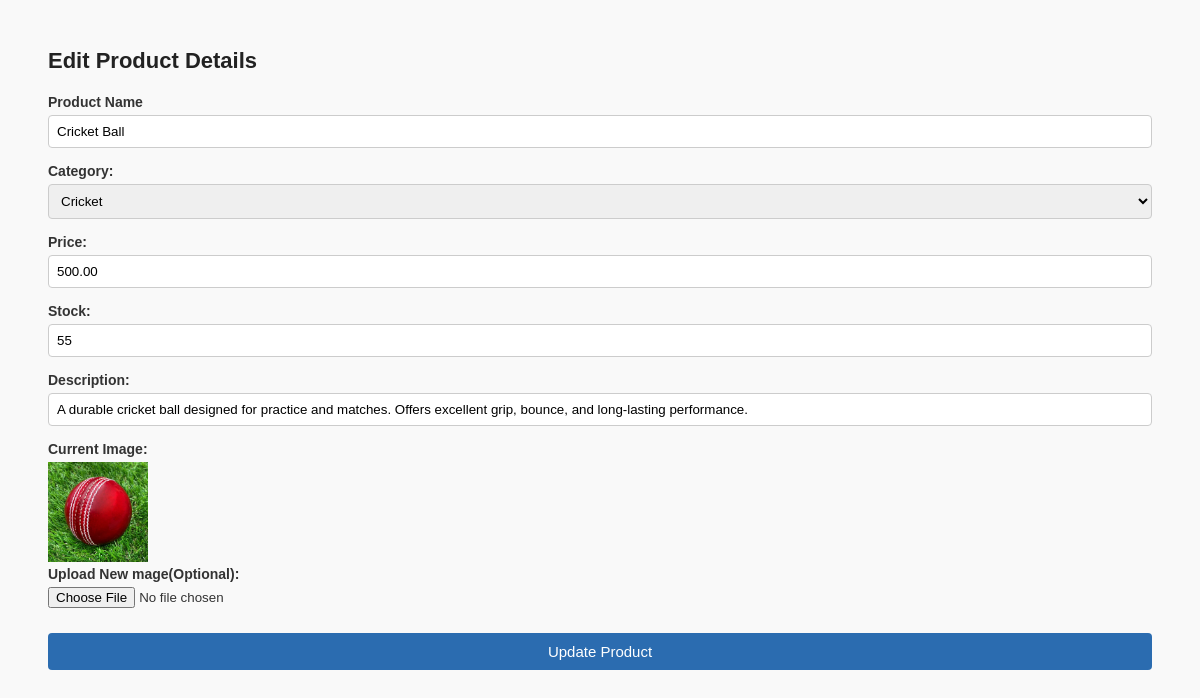
The app's page /view/admin/update_products.php?product_id=2 (signed in) with its own data.
### tables this page shows
CREATE TABLE `products` (
  `product_id` int(11) NOT NULL,
  `product_name` varchar(255) NOT NULL,
  `category` varchar(100) NOT NULL,
  `price` decimal(10,2) NOT NULL,
  `stock` int(11) NOT NULL,
  `description` text DEFAULT NULL,
  `product_image` varchar(255) NOT NULL
);

### view/admin/update_products.php (the view, shortened to what this page needs)
<?php
include '../../config/connection.php';
$product=null;
if (isset($_GET['product_id']) && !empty($_GET['product_id'])) {
    $product_id = $_GET['product_id'];
    $fetch_sql = "SELECT * from products where product_id=?";
    if ($stmt = $conn->prepare($fetch_sql)) {
        $stmt->bind_param('i', $product_id);
        $stmt->execute();
        $result = $stmt->get_result();
        $product = $result->fetch_assoc();
    }
}
?>
<!DOCTYPE html>
<html lang="en">
<head>
    <link rel="stylesheet"  href="../../assets/css/update_products.css">
</head>
<body>
    <h2>Edit Product Details</h2>
    <form action="update_products.php" method="POST" enctype="multipart/form-data">
        <div class="form-group">
            <label>Product Name</label>
            <input type="text" name="product_name" value="<?php echo $product['product_name']; ?>">
        </div>
        <div class="form-group">
            <label>Category:</label>
            <select name="category">
                <option value="Cricket" <?php if ($product['category'] == 'Cricket') echo 'selected'; ?>>Cricket</option>
            </select>
        </div>
        <div class="form-group">
            <label>Price:</label>
            <input type="number" name="price" value="<?php echo $product['price']; ?>">
        </div>
        <div>
            <div class="form-group">
                <label>Stock:</label>
                <input type="number" name="stock" value="<?php echo $product['stock']; ?>">
            </div>
            <div class="form-group">
                <label>Description:</label>
                <input type="text" name="description" value="<?php echo $product['description']; ?>">
            </div>
            <div class="form-group">
                <label> Current Image:</label>
                <img src="../../assets/products/<?php echo $product['product_image']; ?>" width="100"><br>
                <label>Upload New mage(Optional):</label>
                <input type="file" name="product_image">
            </div>
            <button type="submit" name="update_product">Update Product</button>
    </form>
</body>
</html>

### assets/css/update_products.css (style rules this page uses)
body { font-family: Arial, sans-serif; background-color: #f9f9f9; color: #333; padding: 40px; }
h2 { margin-top: 0; margin-bottom: 20px; font-size: 22px; color: #222; }
.form-group { margin-bottom: 15px; }
label { display: block; margin-bottom: 5px; font-weight: bold; font-size: 14px; }
input[type="text"], input[type="number"], select { width: 100%; padding: 8px; border: 1px solid #ccc; border-radius: 4px; box-sizing: border-box; }
button[type="submit"] { background-color: #2b6cb0; color: white; padding: 10px 15px; border: none; border-radius: 4px; font-size: 15px; cursor: pointer; width: 100%; margin-top: 10px; }

### records on screen
products: product_name "Cricket Ball", category "Cricket", price "500.00", stock "55", description "A durable cricket ball designed for practice and matches. Offers excellent grip, bounce, and long-lasting performance.", product_image (picture)
